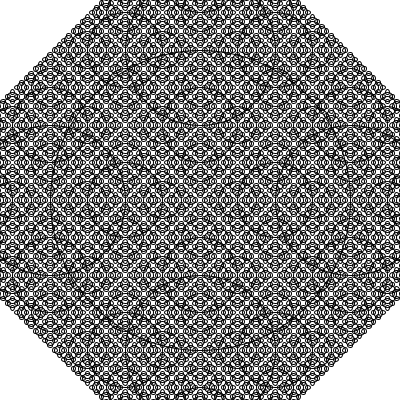
Frame 1 (no input)
Frame 60 (the mouse pressed at the canvas centre just before this capture): identical to frame 1, image omitted
Frame 120 (the mouse held since frame 60 and released just before this capture): identical to frame 1, image omitted

The Processing sketch that drew this single still picture (run headless with seeded random() and noise(); from frame 60 on, the mouse is pressed at the canvas centre):

// Processing sketch: factorial_1
// ── factorial_1.pde
void setup(){
  size(400,400);
}

void draw(){
  background(255);
  stroke(0);
  noFill();
  drawCircle(width/2, height/2, 300);
}

void drawCircle(float x, float y, float radius){
  ellipse(x, y, radius, radius);
  if (radius > 8){
    println(radius);
    drawCircle(x+radius/2, y, radius/2);
    drawCircle(x-radius/2, y, radius/2);
    drawCircle(x, y+radius/2, radius/2);
    drawCircle(x, y-radius/2, radius/2);
}
}
